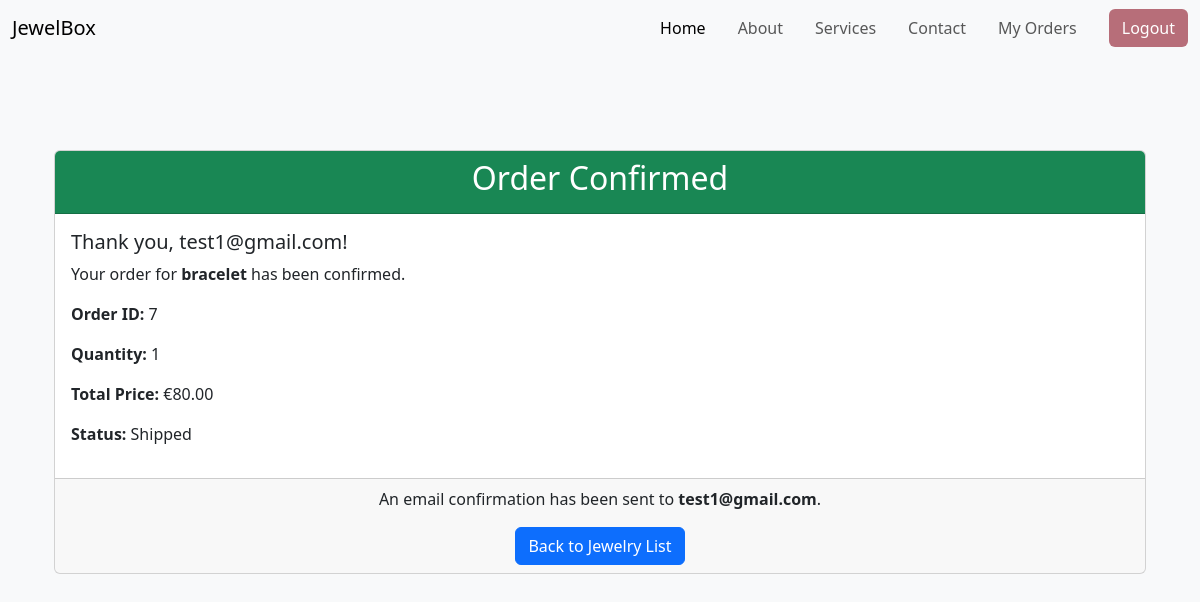
/order_confirmation/7/ (signed in), run on the app's committed database.
### jewelBoxDbServices/models.py (models this page shows, shortened)
class Order(models.Model):
    user = models.ForeignKey(CustomUser, on_delete=models.CASCADE)
    jewelry = models.ForeignKey(Jewelry, on_delete=models.CASCADE)
    quantity = models.PositiveIntegerField()
    total_price = models.DecimalField(max_digits=10, decimal_places=2)
    order_date = models.DateTimeField(auto_now_add=True)
    status = models.CharField(
        max_length=20,
        choices=[('Pending', 'Pending'), ('Shipped', 'Shipped'), ('Delivered', 'Delivered')],
        default='Pending'
    )

class CustomUser(AbstractUser):
    is_owner = models.BooleanField(default=False)
    phone_number = models.CharField(
        max_length=10,
        validators=[
            MinLengthValidator(10, message="Phone number must be exactly 10 digits."),
            RegexValidator(r'^\d{10}$', message="Phone number must contain only digits.")
        ],null=True
    )

class Jewelry(models.Model):
    name = models.CharField(max_length=255)
    description = models.TextField()
    price = models.DecimalField(max_digits=10, decimal_places=2)
    stock = models.PositiveIntegerField()
    image = models.ImageField(upload_to='jewelry_images/')
    CATEGORY_CHOICES = [
        ('Necklace', 'Necklace'),
        ('Earrings', 'Earrings'),
        ('Bracelet', 'Bracelet'),
        ('Ring', 'Ring'),
    ]
    category = models.CharField(max_length=20, choices=CATEGORY_CHOICES, default="Uncategorized")

### frontEnd/views.py (the view)
# urls.py: path('order_confirmation/<int:order_id>/', order_confirmation, name='order_confirmation'),
@login_required
def order_confirmation(request, order_id):
    order = get_object_or_404(Order, id=order_id)
    return render(request, 'order_confirmation.html', {'order': order})

### frontEnd/template/order_confirmation.html (shortened to what this page needs)
{% extends "base.html" %}
{% block content %}
<div class="container mt-5">
    <div class="card">
        <div class="card-header bg-success text-white text-center">
            <h2>Order Confirmed</h2>
        </div>
        <div class="card-body">
            <h5>Thank you, {{ order.user.username }}!</h5>
            <p>Your order for <strong>{{ order.jewelry.name }}</strong> has been confirmed.</p>
            <p><strong>Order ID:</strong> {{ order.id }}</p>
            <p><strong>Quantity:</strong> {{ order.quantity }}</p>
            <p><strong>Total Price:</strong> €{{ order.total_price }}</p>
            <p><strong>Status:</strong> {{ order.status }}</p>
        </div>
        <div class="card-footer text-center">
            <p>An email confirmation has been sent to <strong>{{ order.user.email }}</strong>.</p>
            <a href="{% url 'jewelry_list' %}" class="btn btn-primary">Back to Jewelry List</a>
        </div>
    </div>
</div>
{% endblock %}

### data on the page
Order: user.username "test1@gmail.com", jewelry.name "bracelet", id "7", quantity "1", total_price "80.00", status "Shipped", user.email "test1@gmail.com"
